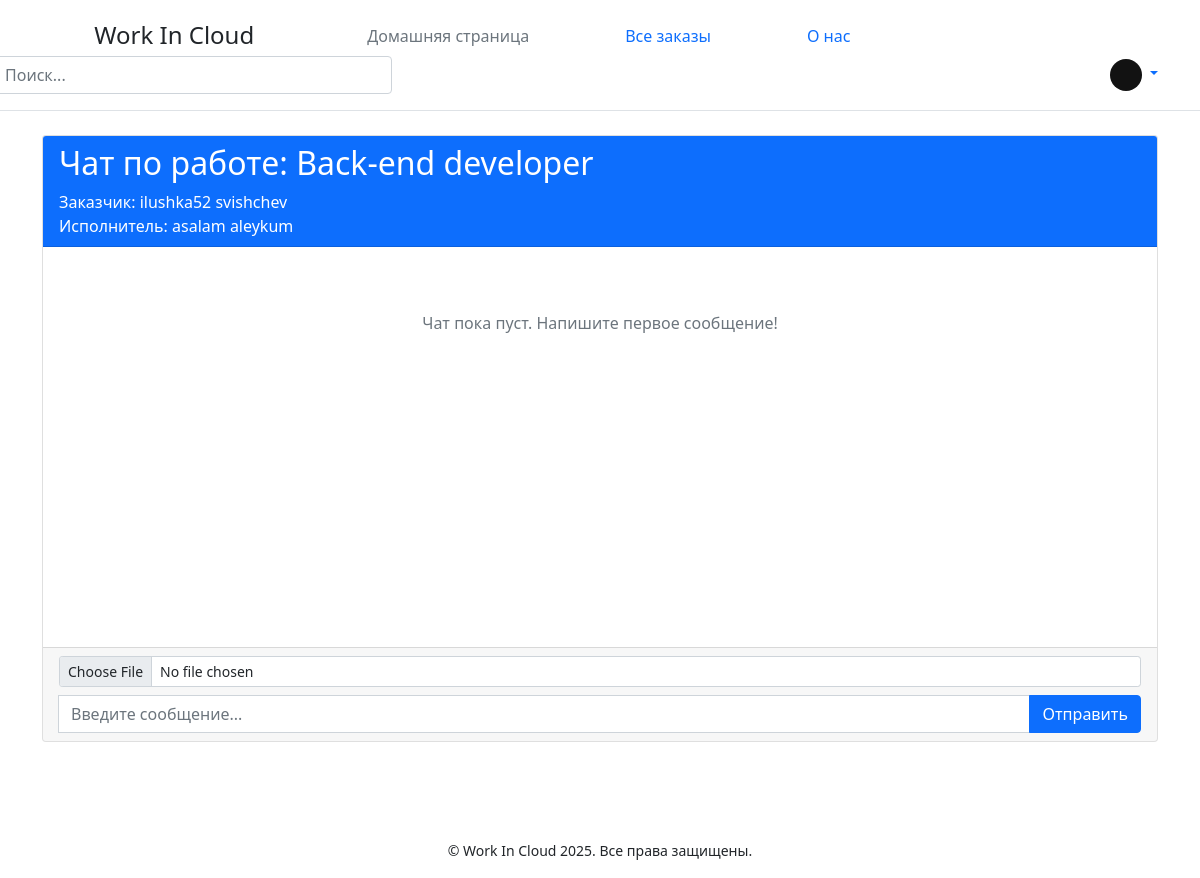
Page /chat/1-9-1 (signed in) on the earlier database version.
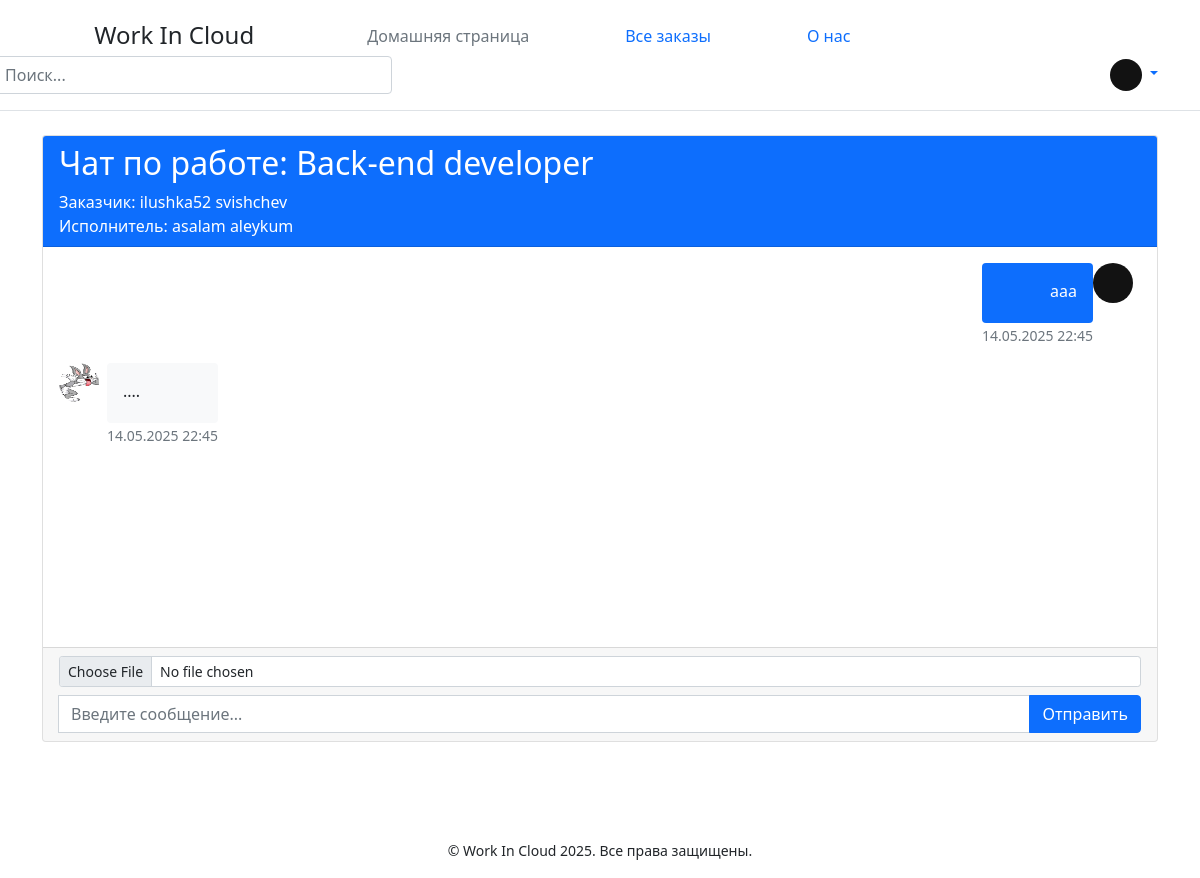
Same page on the later database version.
### data/user.py (models this page shows, shortened)
class User(SqlAlchemyBase, UserMixin):
    __tablename__ = 'users'
    id = sqlalchemy.Column(sqlalchemy.Integer,
                           primary_key=True, autoincrement=True)
    name = sqlalchemy.Column(sqlalchemy.String, nullable=True)
    surname = sqlalchemy.Column(sqlalchemy.String, nullable=True)
    profession = sqlalchemy.Column(sqlalchemy.String, nullable=True)
    portfolio_link = sqlalchemy.Column(sqlalchemy.String, nullable=True)
    about = sqlalchemy.Column(sqlalchemy.String, nullable=True)
    email = sqlalchemy.Column(sqlalchemy.String,
                              index=True, unique=True, nullable=True)
    hashed_password = sqlalchemy.Column(sqlalchemy.String, nullable=True)
    created_date = sqlalchemy.Column(sqlalchemy.DateTime,
                                     default=datetime.datetime.now)
    role = sqlalchemy.Column(sqlalchemy.String, nullable=True)
    avatar_path = sqlalchemy.Column(sqlalchemy.String, nullable=True)

### data/vacancy.py (models this page shows)
class Vacancy(SqlAlchemyBase):
    __tablename__ = 'vacancy'
    id = sqlalchemy.Column(sqlalchemy.Integer,
                           primary_key=True, autoincrement=True)
    creator_id = sqlalchemy.Column(sqlalchemy.String,
                                    sqlalchemy.ForeignKey("users.id"))
    customer = orm.relationship('User')
    job_name = sqlalchemy.Column(sqlalchemy.String, nullable=True)
    work_size = sqlalchemy.Column(sqlalchemy.Integer, nullable=True)
    description = sqlalchemy.Column(sqlalchemy.String, nullable=True)
    salary = sqlalchemy.Column(sqlalchemy.Integer, nullable=True)
    is_finished = sqlalchemy.Column(sqlalchemy.Boolean)
    responders = sqlalchemy.Column(sqlalchemy.String, nullable=True, default="")

### data/messages.py (models this page shows)
class Message(SqlAlchemyBase):
    __tablename__ = 'messages'
    id = Column(Integer, primary_key=True, autoincrement=True)
    sender_id = Column(Integer, ForeignKey('users.id'))
    receiver_id = Column(Integer, ForeignKey('users.id'))
    job_id = Column(Integer, ForeignKey('vacancy.id'))
    content = Column(Text)
    file_path = Column(String(255), nullable=True)
    timestamp = Column(DateTime, default=datetime.now)
    sender = relationship("User", foreign_keys=[sender_id])
    receiver = relationship("User", foreign_keys=[receiver_id])
    job = relationship("Vacancy")

### main.py (the view)
@app.route('/chat/<int:customer_id>-<int:executor_id>-<int:job_id>')
@login_required
def chat(customer_id, executor_id, job_id):
    db_sess = db_session.create_session()
    job = db_sess.query(Vacancy).get(job_id)
    customer = db_sess.query(User).get(customer_id)
    executor = db_sess.query(User).get(executor_id)
    if not job:
        abort(404)
    responders = job.responders.split() if job.responders else []
    if not (current_user.id == customer_id or
            (current_user.role == 'executor' and str(current_user.id) in responders)):
        abort(403)
    messages = db_sess.query(Message).filter(
        ((Message.sender_id == customer_id) & (Message.receiver_id == executor_id)) |
        ((Message.sender_id == executor_id) & (Message.receiver_id == customer_id)),
        Message.job_id == job_id
    ).order_by(Message.timestamp).all()
    return render_template('chat.html',
                           customer=customer,
                           executor=executor,
                           job_id=job_id,
                           job=job,
                           messages=messages,)

### data/db_session.py (called while the page is built)
def create_session() -> Session:
    global __factory
    return __factory()

### main.py (called while the page is built)
@login_manager.user_loader
def load_user(user_id):
    db_sess = db_session.create_session()
    return db_sess.query(User).get(user_id)

### templates/chat.html (shortened to what this page needs)
{% extends "base.html" %}
{% block content %}
<div class="container mt-4">
    <div class="card">
        <div class="card-header bg-primary text-white">
            <h2>Чат по работе: {{ job.job_name }}</h2>
            <p class="mb-0">Заказчик: {{ customer.name }} {{ customer.surname }}</p>
            <p class="mb-0">Исполнитель: {{ executor.name }} {{ executor.surname }}</p>
        </div>
        <div class="card-body" style="height: 400px; overflow-y: auto;">
            {% if messages %}
                {% for message in messages %}
                    <div class="mb-3 {% if message.sender_id == current_user.id %}text-end{% endif %}">
                        <div class="d-flex {% if message.sender_id == current_user.id %}justify-content-end{% else %}justify-content-start{% endif %}">
                            {% if message.sender_id != current_user.id %}
                                <img src="{{ url_for('static', filename='/'.join(message.sender.avatar_path.split('/')[1:])) }}" alt="Avatar" class="rounded-circle me-2" width="40" height="40">
                            {% endif %}
                            <div>
                                <div class="p-3 rounded {% if message.sender_id == current_user.id %}bg-primary text-white{% else %}bg-light{% endif %}">
                                    <p class="mb-1">{{ message.content }}</p>
                                </div>
                                <small class="text-muted">{{ message.timestamp.strftime('%d.%m.%Y %H:%M') }}</small>
                            </div>
                            {% if message.sender_id == current_user.id %}
                                <img src="{{ url_for('static', filename='/'.join(message.sender.avatar_path.split('/')[1:])) }}" alt="Avatar" class="rounded-circle me-2" width="40" height="40">
                            {% endif %}
                        </div>
                    </div>
                {% endfor %}
            {% else %}
                <div class="text-center text-muted mt-5">
                    <p>Чат пока пуст. Напишите первое сообщение!</p>
                </div>
            {% endif %}
        </div>
        <div class="card-footer">
            <form action="/send_message" method="post" enctype="multipart/form-data">
                <div class="mb-2">
                    <input type="file" name="file" class="form-control form-control-sm">
                </div>
                <div class="input-group">
                    <input type="text" name="message" class="form-control" placeholder="Введите сообщение..." required>
                    <button type="submit" class="btn btn-primary">Отправить</button>
                </div>
            </form>
        </div>
    </div>
</div>
{% endblock %}

### templates/base.html (shortened to what this page needs)
<!DOCTYPE html>
<html lang="ru">
<head>
    <link rel="stylesheet" href="{{ url_for('static', filename='css/style.css') }}">
    <link href="https://cdn.jsdelivr.net/npm/bootstrap@5.0.2/dist/css/bootstrap.min.css" rel="stylesheet">
</head>
<body>
<header class="p-3 mb-3 border-bottom">
    <div class="container">
        <div class="d-flex flex-wrap align-items-center justify-content-between">
            <a style="margin-right: 65px">
                <svg class="bi me-2" width="40" height="32" role="img" aria-label="Bootstrap"><use xlink:href="#bootstrap"></use></svg>
                <span class="fs-4">Work In Cloud</span>
            </a>
            <ul class="nav col-12 col-lg-auto me-lg-auto mb-2 justify-content-center mb-md-0">
                <li><a href="/main" class="nav-link px-5 link-secondary">Домашняя страница</a></li>
                <li><a href="/jobs" class="nav-link px-5 link-body-emphasis">Все заказы</a></li>
                <li><a href="/about" class="nav-link px-5 link-body-emphasis">О нас</a></li>
            </ul>
            <form style="width: 400px; margin-left: -50px;" class="col-12 col-lg-auto mb-3 mb-lg-0 me-lg-3" role="search" method="post" action="/search">
                <input type="search" class="form-control" placeholder="Поиск..." aria-label="Search" name="query">
            </form>
            {% if current_user.is_authenticated %}
                <div class="dropdown text-end">
                    <a href="#" class="d-block link-body-emphasis text-decoration-none dropdown-toggle" data-bs-toggle="dropdown" aria-expanded="false">
                        <img src="{{ url_for('static', filename='/'.join(current_user.avatar_path.split('/')[1:])) }}" alt="avatar" width="32" height="32" class="rounded-circle">
                    </a>
                </div>
            {% else %}
                <div class="text-end">
                    <a href="/select_role" class="btn btn-outline-primary me-2">Зарегистрироваться</a>
                    <a href="/login" class="btn btn-primary">Войти</a>
                </div>
            {% endif %}
        </div>
    </div>
</header>
    {% block content %}
    {% endblock %}
<footer class="mt-5 pt-5 pb-3  text-center">
        <small>© Work In Cloud 2025. Все права защищены.</small>
    </footer>
</body>
</html>

### static/css/style.css (style rules this page uses)
body { background-color: #f4f4f4; color: #333; font-family: Arial, sans-serif; }
button { display: inline-block; padding: 10px 20px; background-color: #007BFF; color: white; border: none; cursor: pointer; transition: all .3s ease-in-out; border-radius: 5px; }

Differences in the rows shown:
added Message: content "aaa", timestamp "14.05.2025 22:45", avatar_path (picture)
added Message: avatar_path (picture), content "....", timestamp "14.05.2025 22:45"
Other differences:
text no longer shown: "Чат пока пуст. Напишите первое сообщение!"
